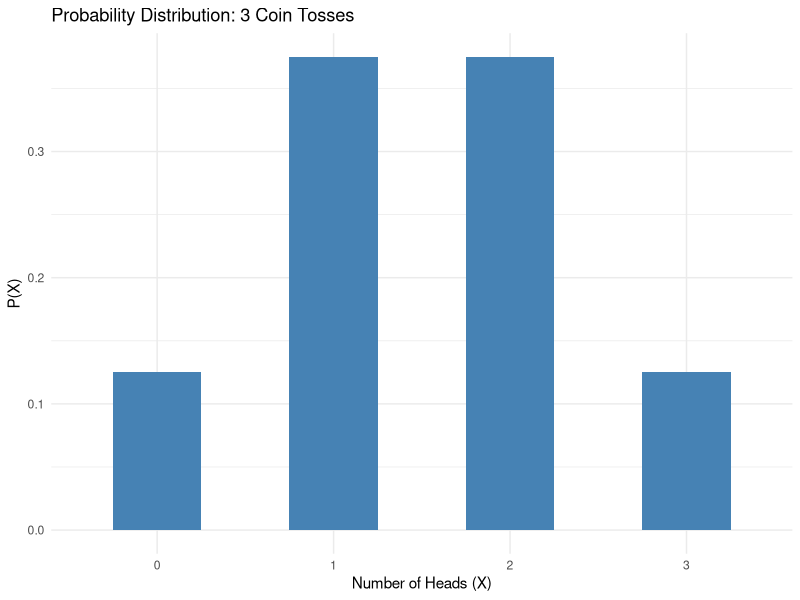
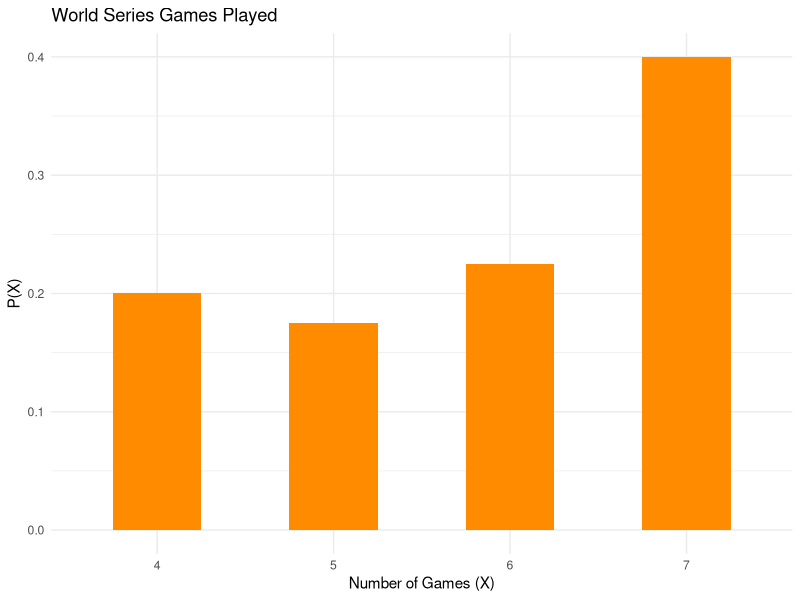
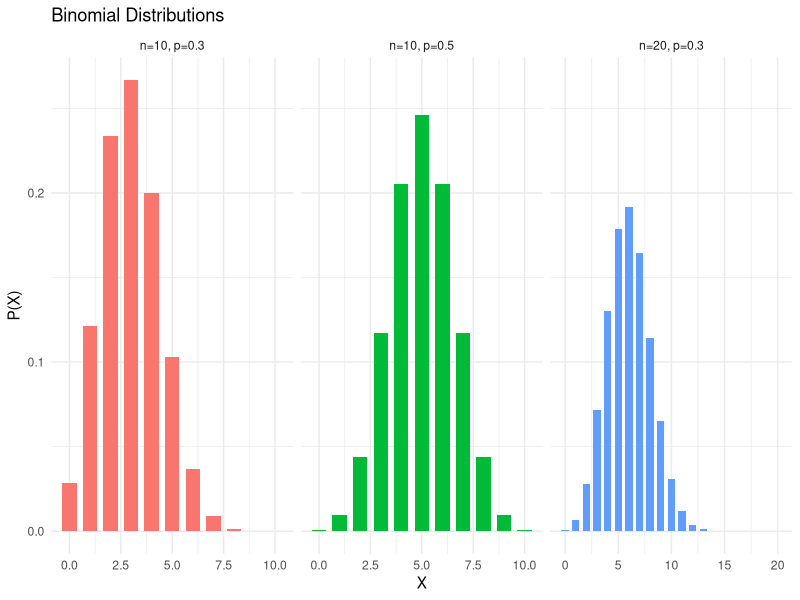

R code for these plots, in order:
## ---- chunk 1
library(tidyverse)
library(ggplot2)
## ---- chunk 2
X <- 1:6
PX <- rep(1/6, 6)
dist <- data.frame(X = X, `P(X)` = round(PX, 4), check.names = FALSE)
## ---- chunk 3
knitr::kable(dist, caption = "Probability Distribution: Rolling a Die")
## ---- chunk 4
X <- 0:3
PX <- c(1/8, 3/8, 3/8, 1/8)
dist <- data.frame(X = X, `P(X)` = PX, check.names = FALSE)
knitr::kable(dist, caption = "Three-Coin Toss: Number of Heads")
## ---- chunk 5
ggplot(dist, aes(x = factor(X), y = `P(X)`)) +
  geom_col(fill = "steelblue", width = 0.5) +
  labs(title = "Probability Distribution: 3 Coin Tosses",
       x = "Number of Heads (X)", y = "P(X)") +
  theme_minimal()
## ---- chunk 6
X <- 4:7
freq <- c(8, 7, 9, 16)
PX <- freq / 40
dist <- data.frame(X = X, Frequency = freq, `P(X)` = PX, check.names = FALSE)
knitr::kable(dist, caption = "World Series: Games Played in 40 Series")
## ---- chunk 7
ggplot(dist, aes(x = factor(X), y = `P(X)`)) +
  geom_col(fill = "darkorange", width = 0.5) +
  labs(title = "World Series Games Played",
       x = "Number of Games (X)", y = "P(X)") +
  theme_minimal()
## ---- chunk 8
# (a) Valid
a_X <- 0:4; a_P <- c(0.5, 0.3, 0.15, 0.04, 0.01)
cat("(a) Sum =", sum(a_P), "| All in [0,1]:", all(a_P >= 0 & a_P <= 1),
    "→", ifelse(sum(a_P) == 1 & all(a_P >= 0 & a_P <= 1), "VALID", "INVALID"), "\n")

# (b) Not valid: sum ≠ 1
b_X <- 1:3; b_P <- c(1/3, 1/3, 1/4)
cat("(b) Sum =", round(sum(b_P), 4), "→", ifelse(abs(sum(b_P)-1) < 1e-9, "VALID", "INVALID"), "\n")
## ---- chunk 9
# (c) Valid
c_X <- 1:5; c_P <- c(0.1, 0.3, 0.4, 0.1, 0.1)
cat("(c) Sum =", sum(c_P), "→", ifelse(sum(c_P) == 1 & all(c_P >= 0 & c_P <= 1), "VALID", "INVALID"), "\n")

# (d) Not valid: negative probability
d_X <- c(2, 4, 6); d_P <- c(-0.1, 0.6, 0.5)
cat("(d) Has negative P:", any(d_P < 0), "→ INVALID\n")
## ---- chunk 10
X <- 1:6
PX <- rep(1/6, 6)
mu <- sum(X * PX)
cat("Mean μ = Σ X·P(X) =", mu)
## ---- chunk 11
X <- 0:2
PX <- c(1/4, 2/4, 1/4)
mu <- sum(X * PX)
df <- data.frame(X = X, `P(X)` = PX, `X·P(X)` = X * PX, check.names = FALSE)
knitr::kable(df, caption = "Number of Girls in Two-Child Family")
## ---- chunk 12
cat("Mean μ =", mu)
## ---- chunk 13
X <- 0:3
PX <- c(1/8, 3/8, 3/8, 1/8)
mu <- sum(X * PX)
df <- data.frame(X = X, `P(X)` = PX, `X·P(X)` = X * PX, check.names = FALSE)
knitr::kable(df, caption = "Three Coins: Number of Heads")
## ---- chunk 14
cat("Mean μ =", mu)
## ---- chunk 15
X <- 0:4
PX <- c(0.08, 0.60, 0.25, 0.04, 0.03)
mu <- sum(X * PX)
df <- data.frame(X = X, `P(X)` = PX, `X·P(X)` = X * PX, check.names = FALSE)
knitr::kable(df)
cat("Mean μ =", mu, "trips per year")
## ---- chunk 16
X <- 1:6
PX <- rep(1/6, 6)
mu <- sum(X * PX)
sigma2 <- sum(X^2 * PX) - mu^2
sigma <- sqrt(sigma2)
df <- data.frame(X = X, `P(X)` = PX, `X²·P(X)` = X^2 * PX, check.names = FALSE)
## ---- chunk 17
knitr::kable(df)
cat("μ =", mu, "\nσ² = Σ[X²·P(X)] - μ² =", round(sum(X^2*PX),4), "-", mu^2, "=", round(sigma2,4),
    "\nσ =", round(sigma, 2))
## ---- chunk 18
X <- c(3, 4, 5)
PX <- c(2/5, 1/5, 2/5)
mu <- sum(X * PX)
sigma2 <- sum(X^2 * PX) - mu^2
sigma <- sqrt(sigma2)
df <- data.frame(X = X, `P(X)` = PX, `X·P(X)` = X*PX, `X²·P(X)` = X^2*PX, check.names = FALSE)
knitr::kable(df)
cat("μ =", mu, "| σ² =", round(sigma2, 4), "| σ =", round(sigma, 4))
## ---- chunk 19
X <- 0:4
PX <- c(0.1, 0.3, 0.3, 0.2, 0.1)
mu <- sum(X * PX)
sigma2 <- sum(X^2 * PX) - mu^2
sigma <- sqrt(sigma2)
df <- data.frame(X = X, `P(X)` = PX, `X·P(X)` = X*PX, `X²·P(X)` = X^2*PX, check.names = FALSE)
knitr::kable(df)
cat("μ =", mu, "| σ² =", round(sigma2, 4), "| σ =", round(sigma, 4))
## ---- chunk 20
X <- c(1000-1, 500-1, 100-1, -1)   # net gain
PX <- c(1/1000, 2/1000, 5/1000, 992/1000)
EX <- sum(X * PX)
df <- data.frame(`Net Gain X` = X, `P(X)` = PX, `X·P(X)` = X*PX, check.names = FALSE)
knitr::kable(df)
cat("E(X) = $", round(EX, 4))
## ---- chunk 21
X <- c(1, 4, 6)
PX <- c(1/6, 2/6, 3/6)
EX <- sum(X * PX)
df <- data.frame(X = X, `P(X)` = round(PX, 4), `X·P(X)` = round(X*PX, 4), check.names = FALSE)
knitr::kable(df)
cat("E(X) =", round(EX, 4))
## ---- chunk 22
# Bond X
X_x <- c(120, -40); P_x <- c(0.70, 0.30)
EX <- sum(X_x * P_x)

# Bond Y
X_y <- c(90, -30); P_y <- c(0.60, 0.40)
EY <- sum(X_y * P_y)

cat("E(Bond X) = $", EX, "\n")
cat("E(Bond Y) = $", EY, "\n")
cat("Better investment:", ifelse(EX > EY, "Bond X", "Bond Y"))
## ---- chunk 23
n <- 3; X <- 2; p <- 0.5; q <- 1 - p
prob <- choose(n, X) * p^X * q^(n - X)
cat("n =", n, ", X =", X, ", p =", p, ", q =", q, "\n")
cat("P(2 heads) = C(3,2) × (0.5)² × (0.5)¹ =",
    choose(n,X), "×", p^X, "×", q^(n-X), "=", prob)

# Verification using dbinom
cat("\nVerification via dbinom:", dbinom(2, size = 3, prob = 0.5))
## ---- chunk 24
n <- 10; X <- 3; p <- 1/5; q <- 1 - p
prob <- choose(n, X) * p^X * q^(n - X)
cat("n =", n, ", X =", X, ", p =", round(p, 2), ", q =", round(q, 2), "\n")
cat("P(3) = C(10,3) × (1/5)³ × (4/5)⁷ =", round(prob, 3))
cat("\ndbinom check:", round(dbinom(X, n, p), 3))
## ---- chunk 25
n <- 5; p <- 0.30; q <- 0.70
P3 <- choose(n,3) * p^3 * q^2
P4 <- choose(n,4) * p^4 * q^1
P5 <- choose(n,5) * p^5 * q^0
total <- P3 + P4 + P5
## ---- chunk 26
cat("P(3) =", round(P3, 3), "\n")
cat("P(4) =", round(P4, 3), "\n")
cat("P(5) =", round(P5, 3), "\n")
cat("P(at least 3) = P(3)+P(4)+P(5) =", round(total, 3))

# Using pbinom complement
cat("\nVerification: 1 - P(X ≤ 2) =", round(1 - pbinom(2, n, p), 3))
## ---- chunk 27
# Table B: look up n=3, X=2, p=0.5
result <- dbinom(2, size = 3, prob = 0.5)
cat("From binomial table (or dbinom): P(X=2 | n=3, p=0.5) =", result)
## ---- chunk 28
# Full distribution for n=3, p=0.5
dist <- data.frame(
  X = 0:3,
  `P(X)` = dbinom(0:3, 3, 0.5),
  check.names = FALSE
)
knitr::kable(dist, digits = 4, caption = "Binomial Distribution: n=3, p=0.5")
## ---- chunk 29
n <- 20; p <- 0.05

# (a) P(X = 5)
a <- dbinom(5, n, p)
cat("(a) P(X = 5) =", round(a, 4), "\n")

# (b) P(X ≤ 3)
b <- sum(dbinom(0:3, n, p))
cat("(b) P(X ≤ 3) = P(0)+P(1)+P(2)+P(3) =", round(b, 4), "\n")

# (c) P(X ≥ 3) = 1 - P(X ≤ 2)
c <- 1 - sum(dbinom(0:2, n, p))
cat("(c) P(X ≥ 3) = 1 - P(X ≤ 2) =", round(c, 4))
## ---- chunk 30
n <- 15; p <- 0.70; X <- 12
prob <- dbinom(X, n, p)
cat("n =", n, ", X =", X, ", p =", p, "\n")
cat("P(X = 12) =", round(prob, 3))
## ---- chunk 31
n <- 4; p <- 0.5; q <- 0.5
mu <- n * p
sigma2 <- n * p * q
sigma <- sqrt(sigma2)
cat("μ = n·p =", n, "×", p, "=", mu, "\n")
cat("σ² = n·p·q =", n, "×", p, "×", q, "=", sigma2, "\n")
cat("σ = √σ² = √", sigma2, "=", sigma, "\n")

# Verification using general formulas
X <- 0:4
PX <- dbinom(X, n, p)
mu_check <- sum(X * PX)
sigma2_check <- sum(X^2 * PX) - mu_check^2
cat("\nVerification: μ =", mu_check, "| σ² =", sigma2_check)
## ---- chunk 32
n <- 480; p <- 1/6; q <- 5/6
mu <- n * p
sigma2 <- n * p * q
sigma <- sqrt(sigma2)
cat("n =", n, ", p = 1/6, q = 5/6\n")
cat("μ = n·p =", round(mu, 2), "\n")
cat("σ² = n·p·q =", round(sigma2, 2), "\n")
cat("σ = √σ² =", round(sigma, 2))
## ---- chunk 33
n <- 8000; p <- 0.02; q <- 0.98
mu <- n * p
sigma2 <- n * p * q
sigma <- sqrt(sigma2)
cat("μ = n·p =", mu, "births\n")
cat("σ² = n·p·q =", sigma2, "\n")
cat("σ = √σ² =", round(sigma, 1))
## ---- chunk 34
# Plot binomial distributions for different p values
params <- list(
  list(n=10, p=0.3, label="n=10, p=0.3"),
  list(n=10, p=0.5, label="n=10, p=0.5"),
  list(n=20, p=0.3, label="n=20, p=0.3")
)

df_all <- do.call(rbind, lapply(params, function(par) {
  x <- 0:par$n
  data.frame(X = x, PX = dbinom(x, par$n, par$p), Label = par$label)
}))
## ---- chunk 35
ggplot(df_all, aes(x = X, y = PX, fill = Label)) +
  geom_col(position = "dodge", width = 0.7) +
  facet_wrap(~Label, scales = "free_x") +
  labs(title = "Binomial Distributions", x = "X", y = "P(X)") +
  theme_minimal() +
  theme(legend.position = "none")
## ---- chunk 36
n <- 5
X1 <- 3; X2 <- 1; X3 <- 1   # movie, play, shopping
p1 <- 0.50; p2 <- 0.30; p3 <- 0.20

prob <- factorial(n) / (factorial(X1)*factorial(X2)*factorial(X3)) *
        p1^X1 * p2^X2 * p3^X3

cat("P(X) = 5!/(3!·1!·1!) × (0.50)³ × (0.30)¹ × (0.20)¹\n")
cat("     =", factorial(n)/(factorial(X1)*factorial(X2)*factorial(X3)),
    "×", p1^X1, "×", p2^X2, "×", p3^X3, "\n")
cat("     =", round(prob, 4))
## ---- chunk 37
n <- 8
X1 <- 2; X2 <- 4; X3 <- 1; X4 <- 1
p1 <- 0.30; p2 <- 0.50; p3 <- 0.15; p4 <- 0.05

prob <- factorial(n) / (factorial(X1)*factorial(X2)*factorial(X3)*factorial(X4)) *
        p1^X1 * p2^X2 * p3^X3 * p4^X4

cat("n =", n, "\n")
cat("X₁=2 (0 cups), X₂=4 (1 cup), X₃=1 (2 cups), X₄=1 (3 cups)\n")
cat("P(X) =", round(prob, 4))
## ---- chunk 38
n <- 5
X1 <- 2; X2 <- 2; X3 <- 1
p1 <- 4/10; p2 <- 3/10; p3 <- 3/10

prob <- factorial(n) / (factorial(X1)*factorial(X2)*factorial(X3)) *
        p1^X1 * p2^X2 * p3^X3

cat("p₁ = 4/10 (white), p₂ = 3/10 (red), p₃ = 3/10 (blue)\n")
cat("P(X) = 5!/(2!·2!·1!) × (4/10)² × (3/10)² × (3/10)¹\n")
cat("     =", round(prob, 4), "(= 81/625)")
## ---- chunk 39
lambda <- 200 / 500   # mean errors per page
X <- 3
prob <- (exp(-lambda) * lambda^X) / factorial(X)
cat("λ = 200/500 =", lambda, "errors per page\n")
cat("P(X=3; λ=0.4) = e^(-0.4) × (0.4)³ / 3!\n")
cat("              =", round(exp(-lambda), 6), "×", lambda^X, "/", factorial(X),
    "\n              =", round(prob, 4))

# Verification
cat("\nVerification via dpois:", round(dpois(X, lambda), 4))
## ---- chunk 40
lambda <- 3

# (a) P(X ≤ 3)
a <- ppois(3, lambda)
cat("(a) P(X ≤ 3) = P(0)+P(1)+P(2)+P(3) =", round(a, 4), "\n")

# (b) P(X ≥ 3) = 1 - P(X ≤ 2)
b <- 1 - ppois(2, lambda)
cat("(b) P(X ≥ 3) = 1 - P(X ≤ 2) =", round(b, 4), "\n")

# (c) P(X ≥ 5) = 1 - P(X ≤ 4)
c <- 1 - ppois(4, lambda)
cat("(c) P(X ≥ 5) = 1 - P(X ≤ 4) =", round(c, 4))
## ---- chunk 41
n <- 200; p <- 0.02
lambda <- n * p   # = 4
X <- 5

# Poisson approximation
prob_pois <- dpois(X, lambda)
cat("λ = n·p =", n, "×", p, "=", lambda, "\n")
cat("Poisson approx: P(X=5; λ=4) =", round(prob_pois, 4), "\n")

# Exact binomial
prob_binom <- dbinom(X, n, p)
cat("Exact binomial: P(X=5)      =", round(prob_binom, 4), "\n")
cat("Difference:", round(abs(prob_pois - prob_binom), 4))
## ---- chunk 42
a <- 5   # college graduates
b <- 5   # non-graduates
n <- 3   # sample size
X <- 3   # desired successes

prob <- choose(a, X) * choose(b, n - X) / choose(a + b, n)
cat("a =", a, "(graduates), b =", b, "(non-grads), n =", n, ", X =", X, "\n")
cat("P(X) = C(5,3)×C(5,0) / C(10,3)\n")
cat("     =", choose(a,X), "×", choose(b, n-X), "/", choose(a+b, n),
    "=", round(prob, 4), "(= 1/12)")
## ---- chunk 43
a <- 2   # uninsured
b <- 8   # insured
n <- 5; X <- 1

prob <- choose(a, X) * choose(b, n - X) / choose(a + b, n)
cat("a = 2 (uninsured), b = 8 (insured), n = 5, X = 1\n")
cat("P(X=1) = C(2,1)×C(8,4) / C(10,5)\n")
cat("       =", choose(a,X), "×", choose(b,n-X), "/", choose(a+b,n),
    "=", round(prob, 4), "(= 5/9)")
## ---- chunk 44
a <- 3   # defective
b <- 9   # non-defective
n <- 3; X <- 0   # find P(no defective)

p_none <- choose(a, X) * choose(b, n - X) / choose(a + b, n)
p_reject <- 1 - p_none

cat("a = 3 (defective), b = 9 (good), n = 3\n")
cat("P(X=0) = C(3,0)×C(9,3) / C(12,3) =", choose(a,0),"×",choose(b,3),"/",choose(a+b,n),
    "=", round(p_none, 4), "\n")
cat("P(at least 1 defective) = 1 - P(0) = 1 -", round(p_none, 4),
    "=", round(p_reject, 4))
## ---- chunk 45
summary_df <- data.frame(
  Distribution = c("Binomial", "Multinomial", "Poisson", "Hypergeometric"),
  Formula = c(
    "P(X) = C(n,X)·pˣ·qⁿ⁻ˣ",
    "P(X) = n!/(X₁!X₂!···Xₖ!)·p₁^X₁···pₖ^Xₖ",
    "P(X;λ) = e^(-λ)·λˣ/X!",
    "P(X) = aCX·bC(n-X) / (a+b)Cn"
  ),
  `Use When` = c(
    "Fixed n trials; 2 outcomes; independent; constant p",
    "Fixed n trials; >2 outcomes; outcomes are independent",
    "n large, p small; events over time/area/volume",
    "Two outcomes; sampling WITHOUT replacement"
  ),
  check.names = FALSE
)
knitr::kable(summary_df, caption = "Table 5-1: Summary of Discrete Distributions")
